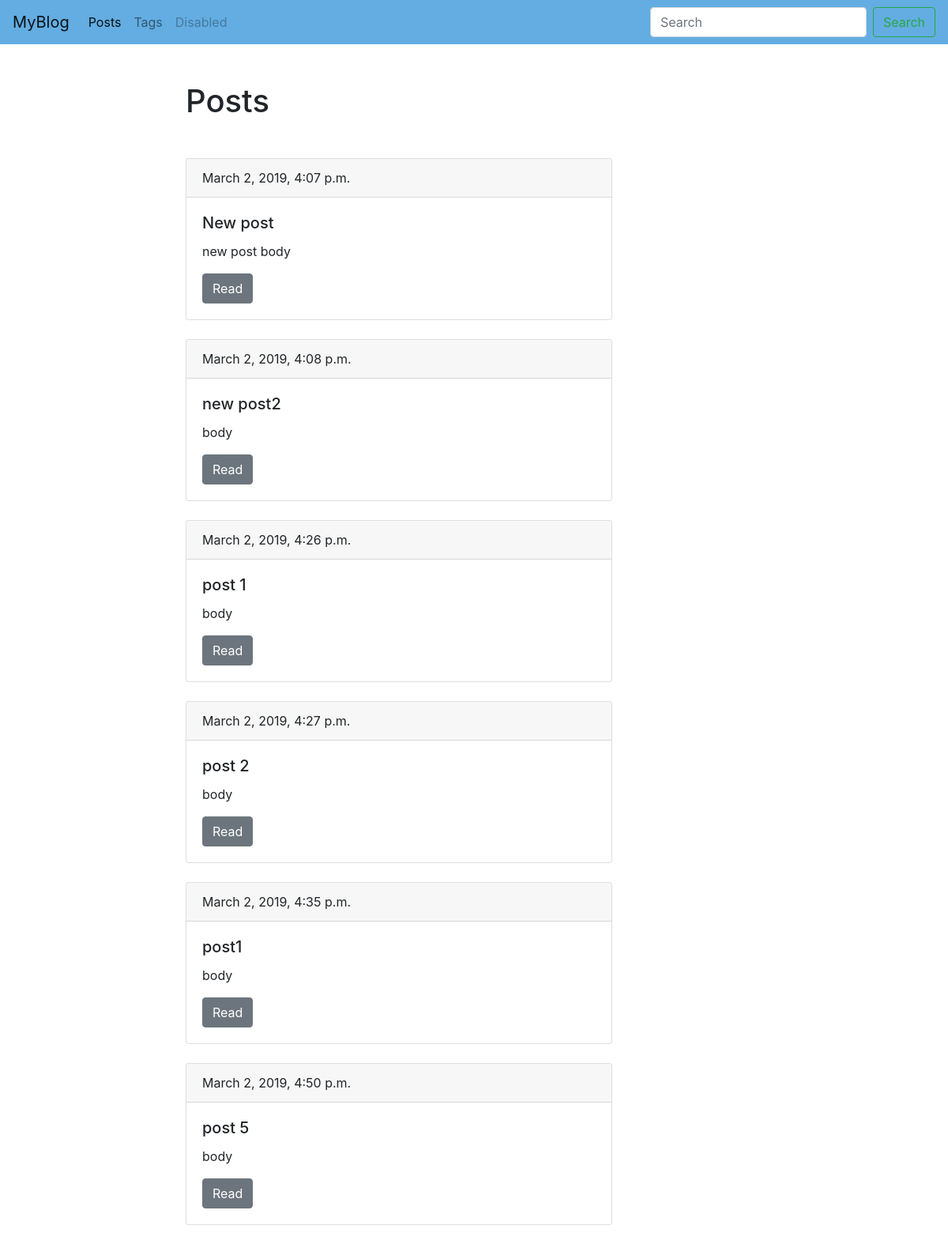
The page /blog/ on the database as committed earlier.
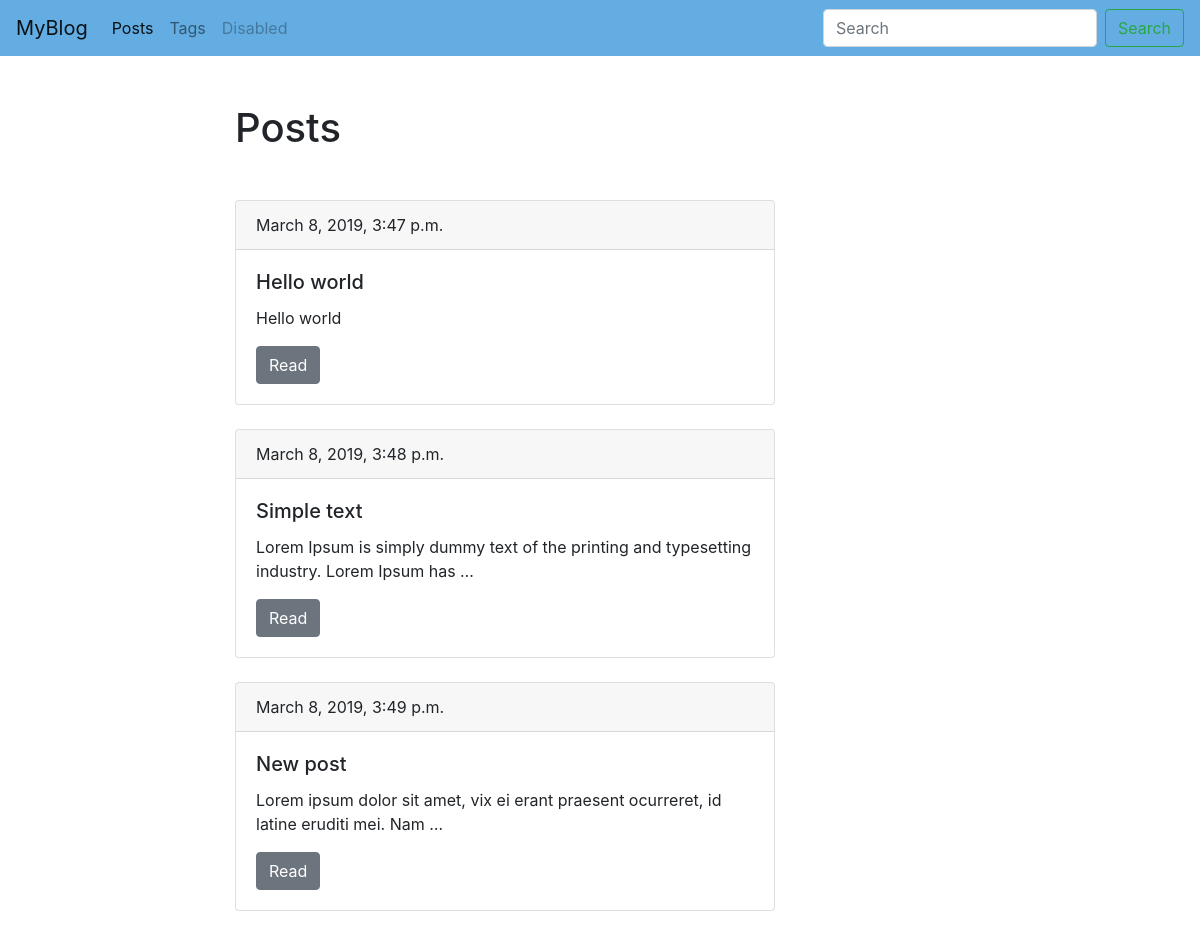
The same page on the database as committed later.
### blog/models.py (models this page shows, shortened)
class Post(models.Model):
    title = models.CharField(max_length=150, db_index=True)
    slug = models.SlugField(max_length=150, unique=True,blank=True)
    body = models.TextField(blank=True, db_index=True)
    date_pub = models.DateTimeField(auto_now_add=True)
    tags = models.ManyToManyField('Tag', blank=True, related_name='posts')
    def get_absolute_url(self):
        return reverse('post_detail_url', kwargs={'slug': self.slug})

### blog/views.py (the view)
# urls.py: path('', posts_list, name='post_list_url'),
def posts_list(request):
    posts = Post.objects.all()
    return(render(request, 'blog/index.html', context={'posts': posts}))

### blog/templates/blog/index.html (shortened to what this page needs)
{% extends 'blog/base_blog.html'%}
{% block content %}
  <h1 class="mb-5">Posts</h1>
    {% for post in posts %}
    <div class="card mb-4">
      <div class="card-header">
        {{post.date_pub}}
      </div>
      <div class="card-body">
        <h5 class="card-title">{{post.title}}</h5>
        <p class="card-text">{{post.body | truncatewords:15}}</p>
        <a href="{{ post.get_absolute_url }}" class="btn btn-secondary">Read</a>
      </div>
    </div>
    {% endfor %}
{% endblock %}

### blog/templates/blog/base_blog.html
{% extends 'base.html' %}

### templates/base.html (shortened to what this page needs)
<!DOCTYPE html>
<html lang="en" dir="ltr">
  <head>
    <link rel="stylesheet" href="https://stackpath.bootstrapcdn.com/bootstrap/4.3.1/css/bootstrap.min.css"
>
  </head>
  <body>
    <nav class="navbar navbar-expand-lg navbar-light" style="background-color: #63ade2;">
      <a class="navbar-brand" href="#">MyBlog</a>
      <div class="collapse navbar-collapse" id="navbarSupportedContent">
        <ul class="navbar-nav mr-auto">
          <li class="nav-item active">
            <a class="nav-link" href="{% url 'post_list_url' %}">Posts</span></a>
          </li>
          <li class="nav-item">
            <a class="nav-link" href="{% url 'tags_list_url' %}">Tags</a>
          </li>
          <li class="nav-item">
            <a class="nav-link disabled" href="#" tabindex="-1" aria-disabled="true">Disabled</a>
          </li>
        </ul>
        <form class="form-inline my-2 my-lg-0">
          <input class="form-control mr-sm-2" type="search" placeholder="Search" aria-label="Search">
          <button class="btn btn-outline-success my-2 my-sm-0" type="submit">Search</button>
        </form>
      </div>
    </nav>
    <div class="container mt-5" >
      <div class="row">
        <div class="col-6 offset-md-2">
          {% block content %}{% endblock %}
        </div>
      </div>
    </div>
  </body>
</html>

Rows that differ between the two databases and show on the page:
removed Post: date_pub "March 2, 2019, 4:07 p.m.", title "New post", body "new post body"
removed Post: date_pub "March 2, 2019, 4:08 p.m.", title "new post2", body "body"
removed Post: date_pub "March 2, 2019, 4:26 p.m.", title "post 1", body "body"
removed Post: date_pub "March 2, 2019, 4:27 p.m.", title "post 2", body "body"
removed Post: date_pub "March 2, 2019, 4:35 p.m.", title "post1", body "body"
removed Post: date_pub "March 2, 2019, 4:50 p.m.", title "post 5", body "body"
added Post: date_pub "March 8, 2019, 3:47 p.m.", title "Hello world", body "Hello world"
added Post: date_pub "March 8, 2019, 3:48 p.m.", title "Simple text", body "Lorem Ipsum is simply dummy text of the printing and typesetting industry. Lorem Ipsum has …"
added Post: date_pub "March 8, 2019, 3:49 p.m.", title "New post", body "Lorem ipsum dolor sit amet, vix ei erant praesent ocurreret, id latine eruditi mei. Nam …"
